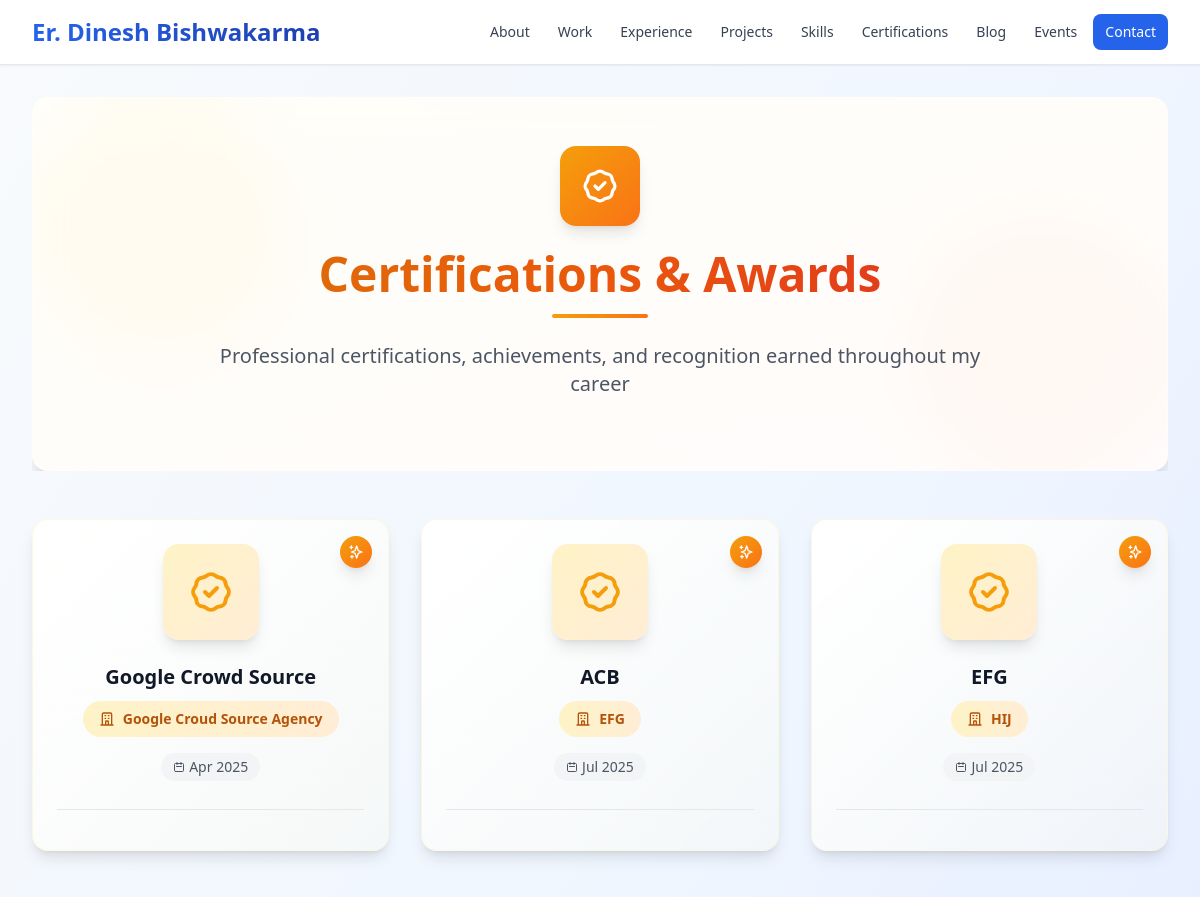
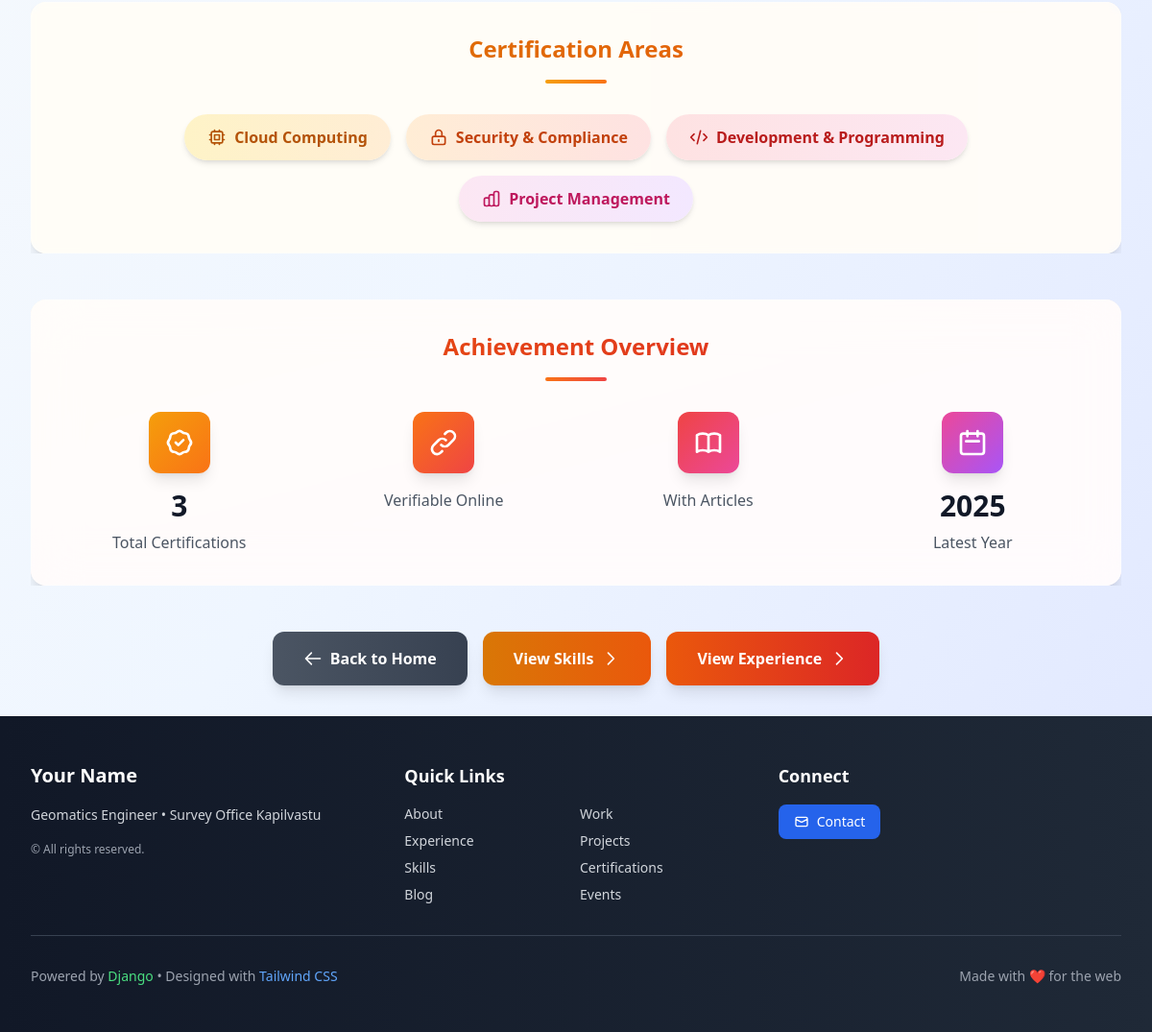
Page /certifications/ on the committed database (2 pictures, top to bottom).
### portfolio/models.py (models this page shows, shortened)
class Certification(models.Model):
    name = models.CharField(max_length=150)
    issuer = models.CharField(max_length=150)
    image = models.ImageField(upload_to='certifications/', null=True, blank=True)
    date_issued = models.DateField()
    credential_id = models.CharField(max_length=100, blank=True)
    certificate_url = models.URLField(blank=True)
    related_blog = models.ForeignKey('Blog', null=True, blank=True, on_delete=models.SET_NULL, related_name='certification_blogs')

### portfolio/views.py (the view)
# urls.py: path('certifications/', views.CertificationListView.as_view(), name='certification-list'),
class CertificationListView(ListView):
    model = Certification
    template_name = "portfolio/certification_list.html"
    context_object_name = 'certifications'

### portfolio/templates/portfolio/certification_list.html (shortened to what this page needs)
{% extends "base_generic.html" %}
{% block content %}
<div class="space-y-12">
  <section class="relative overflow-hidden">
    <div class="absolute inset-0 bg-gradient-to-br from-amber-50 via-orange-50 to-red-50 rounded-2xl"></div>
    <div class="absolute top-0 left-0 w-64 h-64 bg-amber-300 rounded-full mix-blend-multiply filter blur-xl opacity-20 animate-pulse"></div>
    <div class="absolute bottom-0 right-0 w-64 h-64 bg-orange-300 rounded-full mix-blend-multiply filter blur-xl opacity-20 animate-pulse animation-delay-2000"></div>
    <div class="relative bg-white/70 backdrop-blur-xl rounded-2xl shadow-xl border border-white/30 p-8 md:p-12 text-center">
      <div class="mb-6">
        <div class="w-20 h-20 bg-gradient-to-br from-amber-500 to-orange-500 rounded-2xl flex items-center justify-center mx-auto mb-6 shadow-lg">
        </div>
        <h1 class="text-4xl md:text-5xl font-bold bg-gradient-to-r from-amber-600 via-orange-600 to-red-600 bg-clip-text text-transparent mb-4">
        </h1>
        <div class="w-24 h-1 bg-gradient-to-r from-amber-500 to-orange-500 mx-auto rounded-full mb-6"></div>
        <p class="text-xl text-gray-600 max-w-3xl mx-auto">
          Professional certifications, achievements, and recognition earned throughout my career
        </p>
      </div>
    </div>
  </section>
  <section>
    <div class="grid md:grid-cols-2 lg:grid-cols-3 gap-8">
      {% for cert in certifications %}
      <div class="group relative bg-gradient-to-br from-white to-amber-50/30 rounded-2xl shadow-lg hover:shadow-2xl transition-all duration-500 border border-amber-100/50 overflow-hidden transform hover:-translate-y-2">
        <div class="absolute top-4 right-4 z-10">
          <div class="w-8 h-8 bg-gradient-to-br from-amber-500 to-orange-500 rounded-full flex items-center justify-center shadow-lg">
            <svg class="w-4 h-4 text-white" fill="none" stroke="currentColor" viewBox="0 0 24 24">
              <path stroke-linecap="round" stroke-linejoin="round" stroke-width="2" d="M5 3v4M3 5h4M6 17v4m-2-2h4m5-16l2.286 6.857L21 12l-5.714 2.143L13 21l-2.286-6.857L5 12l5.714-2.143L13 3z"></path>
            </svg>
          </div>
        </div>
        <div class="relative p-6 flex flex-col items-center text-center h-full">
          <div class="mb-6">
            {% if cert.image %}
            <div class="w-24 h-24 rounded-2xl overflow-hidden shadow-lg group-hover:scale-110 transition-transform duration-300 bg-white p-2">
              <img src="{{ cert.image.url }}"
                   alt="{{ cert.name }}"
                   class="w-full h-full object-contain">
            </div>
            {% else %}
            <div class="w-24 h-24 bg-gradient-to-br from-amber-100 to-orange-100 rounded-2xl flex items-center justify-center shadow-lg group-hover:scale-110 transition-transform duration-300">
            </div>
            {% endif %}
          </div>
          <h2 class="text-xl font-bold text-gray-900 mb-3 group-hover:text-amber-600 transition-colors duration-300 leading-tight">
            {{ cert.name }}
          </h2>
          <div class="flex items-center justify-center px-4 py-2 bg-gradient-to-r from-amber-100 to-orange-100 text-amber-700 rounded-full mb-4">
            <svg class="w-4 h-4 mr-2" fill="none" stroke="currentColor" viewBox="0 0 24 24">
              <path stroke-linecap="round" stroke-linejoin="round" stroke-width="2" d="M19 21V5a2 2 0 00-2-2H7a2 2 0 00-2 2v16m14 0h2m-2 0h-5m-9 0H3m2 0h5M9 7h1m-1 4h1m4-4h1m-1 4h1m-5 10v-5a1 1 0 011-1h2a1 1 0 011 1v5m-4 0h4"></path>
            </svg>
            <span class="font-semibold text-sm">{{ cert.issuer }}</span>
          </div>
          <div class="flex items-center justify-center px-3 py-1 bg-gray-100 text-gray-600 rounded-full text-sm mb-6">
            <svg class="w-3 h-3 mr-1" fill="none" stroke="currentColor" viewBox="0 0 24 24">
              <path stroke-linecap="round" stroke-linejoin="round" stroke-width="2" d="M8 7V3m8 4V3m-9 8h10M5 21h14a2 2 0 002-2V7a2 2 0 00-2-2H5a2 2 0 00-2 2v12a2 2 0 002 2z"></path>
            </svg>
            <span>{{ cert.date_issued|date:"M Y" }}</span>
          </div>
          <div class="flex flex-wrap gap-3 mt-auto pt-4 border-t border-gray-200 w-full">
          </div>
        </div>
      </div>
      {% endfor %}
    </div>
  </section>
  {% if certifications %}
  <section class="relative overflow-hidden">
    <div class="absolute inset-0 bg-gradient-to-r from-amber-50 to-orange-50 rounded-2xl"></div>
    <div class="relative bg-white/60 backdrop-blur-sm rounded-2xl shadow-lg border border-white/30 p-8">
      <div class="text-center mb-8">
        <h2 class="text-2xl font-bold bg-gradient-to-r from-amber-600 to-orange-600 bg-clip-text text-transparent mb-4">
        </h2>
        <div class="w-16 h-1 bg-gradient-to-r from-amber-500 to-orange-500 mx-auto rounded-full"></div>
      </div>
      <div class="flex flex-wrap justify-center gap-4">
        <div class="group inline-flex items-center px-6 py-3 bg-gradient-to-r from-amber-100 to-orange-100 hover:from-amber-200 hover:to-orange-200 text-amber-700 rounded-full font-semibold transition-all duration-300 transform hover:scale-105 shadow-md hover:shadow-lg cursor-pointer">
          <svg class="w-5 h-5 mr-2" fill="none" stroke="currentColor" viewBox="0 0 24 24">
            <path stroke-linecap="round" stroke-linejoin="round" stroke-width="2" d="M9 3v2m6-2v2M9 19v2m6-2v2M5 9H3m2 6H3m18-6h-2m2 6h-2M7 19h10a2 2 0 002-2V7a2 2 0 00-2-2H7a2 2 0 00-2 2v10a2 2 0 002 2zM9 9h6v6H9V9z"></path>
          </svg>
          Cloud Computing
        </div>
        <div class="group inline-flex items-center px-6 py-3 bg-gradient-to-r from-orange-100 to-red-100 hover:from-orange-200 hover:to-red-200 text-orange-700 rounded-full font-semibold transition-all duration-300 transform hover:scale-105 shadow-md hover:shadow-lg cursor-pointer">
          <svg class="w-5 h-5 mr-2" fill="none" stroke="currentColor" viewBox="0 0 24 24">
            <path stroke-linecap="round" stroke-linejoin="round" stroke-width="2" d="M12 15v2m-6 4h12a2 2 0 002-2v-6a2 2 0 00-2-2H6a2 2 0 00-2 2v6a2 2 0 002 2zm10-10V7a4 4 0 00-8 0v4h8z"></path>
          </svg>
          Security & Compliance
        </div>
        <div class="group inline-flex items-center px-6 py-3 bg-gradient-to-r from-red-100 to-pink-100 hover:from-red-200 hover:to-pink-200 text-red-700 rounded-full font-semibold transition-all duration-300 transform hover:scale-105 shadow-md hover:shadow-lg cursor-pointer">
          <svg class="w-5 h-5 mr-2" fill="none" stroke="currentColor" viewBox="0 0 24 24">
            <path stroke-linecap="round" stroke-linejoin="round" stroke-width="2" d="M10 20l4-16m4 4l4 4-4 4M6 16l-4-4 4-4"></path>
          </svg>
          Development & Programming
        </div>
        <div class="group inline-flex items-center px-6 py-3 bg-gradient-to-r from-pink-100 to-purple-100 hover:from-pink-200 hover:to-purple-200 text-pink-700 rounded-full font-semibold transition-all duration-300 transform hover:scale-105 shadow-md hover:shadow-lg cursor-pointer">
          Project Management
        </div>
      </div>
    </div>
  </section>
  {% endif %}
  {% if certifications %}
  <section class="relative overflow-hidden">
    <div class="absolute inset-0 bg-gradient-to-br from-orange-50 via-red-50 to-pink-50 rounded-2xl"></div>
    <div class="relative bg-white/70 backdrop-blur-xl rounded-2xl shadow-xl border border-white/30 p-8">
      <div class="text-center mb-8">
        <h2 class="text-2xl font-bold bg-gradient-to-r from-orange-600 to-red-600 bg-clip-text text-transparent mb-4">
        </h2>
        <div class="w-16 h-1 bg-gradient-to-r from-orange-500 to-red-500 mx-auto rounded-full"></div>
      </div>
      <div class="grid grid-cols-1 md:grid-cols-4 gap-8 text-center">
        <div class="group">
          <div class="w-16 h-16 bg-gradient-to-br from-amber-500 to-orange-500 rounded-xl flex items-center justify-center mx-auto mb-4 group-hover:scale-110 transition-transform duration-300 shadow-lg">
          </div>
          <div class="text-3xl font-bold text-gray-900 mb-2">{{ certifications|length }}</div>
          <div class="text-gray-600 font-medium">Total Certifications</div>
        </div>
        <div class="group">
          <div class="w-16 h-16 bg-gradient-to-br from-orange-500 to-red-500 rounded-xl flex items-center justify-center mx-auto mb-4 group-hover:scale-110 transition-transform duration-300 shadow-lg">
            <svg class="w-8 h-8 text-white" fill="none" stroke="currentColor" viewBox="0 0 24 24">
              <path stroke-linecap="round" stroke-linejoin="round" stroke-width="2" d="M13.828 10.172a4 4 0 00-5.656 0l-4 4a4 4 0 105.656 5.656l1.102-1.101m-.758-4.899a4 4 0 005.656 0l4-4a4 4 0 00-5.656-5.656l-1.1 1.1"></path>
            </svg>
          </div>
          <div class="text-gray-600 font-medium">Verifiable Online</div>
        </div>
        <div class="group">
          <div class="w-16 h-16 bg-gradient-to-br from-red-500 to-pink-500 rounded-xl flex items-center justify-center mx-auto mb-4 group-hover:scale-110 transition-transform duration-300 shadow-lg">
          </div>
          <div class="text-gray-600 font-medium">With Articles</div>
        </div>
        <div class="group">
          <div class="w-16 h-16 bg-gradient-to-br from-pink-500 to-purple-500 rounded-xl flex items-center justify-center mx-auto mb-4 group-hover:scale-110 transition-transform duration-300 shadow-lg">
            <svg class="w-8 h-8 text-white" fill="none" stroke="currentColor" viewBox="0 0 24 24">
              <path stroke-linecap="round" stroke-linejoin="round" stroke-width="2" d="M8 7V3m8 4V3m-9 8h10M5 21h14a2 2 0 002-2V7a2 2 0 00-2-2H5a2 2 0 00-2 2v12a2 2 0 002 2z"></path>
            </svg>
          </div>
          <div class="text-3xl font-bold text-gray-900 mb-2">
            {% if certifications %}{{ certifications.0.date_issued|date:"Y" }}{% else %}2024{% endif %}
          </div>
          <div class="text-gray-600 font-medium">Latest Year</div>
        </div>
      </div>
    </div>
  </section>
  {% endif %}
  <section class="text-center">
    <div class="inline-flex flex-wrap gap-4 justify-center">
      <a href="{% url 'portfolio:home' %}"
         class="group inline-flex items-center px-8 py-4 bg-gradient-to-r from-gray-600 to-gray-700 hover:from-gray-700 hover:to-gray-800 text-white rounded-xl font-semibold transition-all duration-300 transform hover:scale-105 shadow-lg hover:shadow-xl">
        <svg class="w-5 h-5 mr-2 transform group-hover:-translate-x-1 transition-transform duration-200" fill="none" stroke="currentColor" viewBox="0 0 24 24">
          <path stroke-linecap="round" stroke-linejoin="round" stroke-width="2" d="M10 19l-7-7m0 0l7-7m-7 7h18"></path>
        </svg>
        Back to Home
      </a>
      <a href="{% url 'portfolio:skill-list' %}"
         class="group inline-flex items-center px-8 py-4 bg-gradient-to-r from-amber-600 to-orange-600 hover:from-amber-700 hover:to-orange-700 text-white rounded-xl font-semibold transition-all duration-300 transform hover:scale-105 shadow-lg hover:shadow-xl">
        View Skills
        <svg class="w-5 h-5 ml-2 transform group-hover:translate-x-1 transition-transform duration-200" fill="none" stroke="currentColor" viewBox="0 0 24 24">
          <path stroke-linecap="round" stroke-linejoin="round" stroke-width="2" d="M9 5l7 7-7 7"></path>
        </svg>
      </a>
      <a href="{% url 'portfolio:experience-list' %}"
         class="group inline-flex items-center px-8 py-4 bg-gradient-to-r from-orange-600 to-red-600 hover:from-orange-700 hover:to-red-700 text-white rounded-xl font-semibold transition-all duration-300 transform hover:scale-105 shadow-lg hover:shadow-xl">
        View Experience
        <svg class="w-5 h-5 ml-2 transform group-hover:translate-x-1 transition-transform duration-200" fill="none" stroke="currentColor" viewBox="0 0 24 24">
          <path stroke-linecap="round" stroke-linejoin="round" stroke-width="2" d="M9 5l7 7-7 7"></path>
        </svg>
      </a>
    </div>
  </section>
</div>
{% endblock %}

### portfolio/templates/portfolio/certification_list.html (style rules this page uses)
.animation-delay-2000 { animation-delay: 2s; }

### rows in the picture
Certification: name "Google Crowd Source", issuer "Google Croud Source Agency", date_issued "Apr 2025", date_issued "2025"
Certification: name "ACB", issuer "EFG", date_issued "Jul 2025"
Certification: name "EFG", issuer "HIJ", date_issued "Jul 2025"

### other values in the picture
{{ certifications|length }} "3"
{{ myinfo.full_name|default:"Your Name" }} "Your Name"
